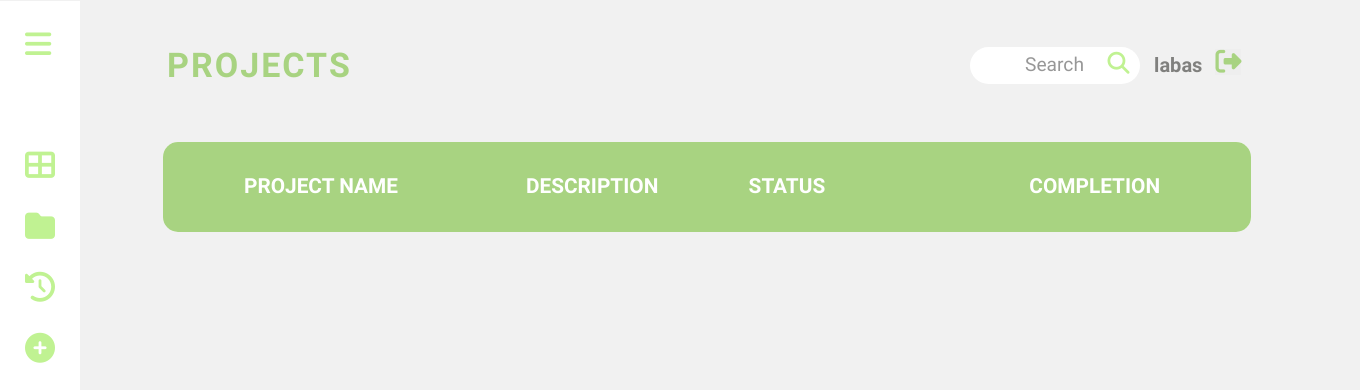
/main.php (signed in), run on an earlier commit of the app's database.
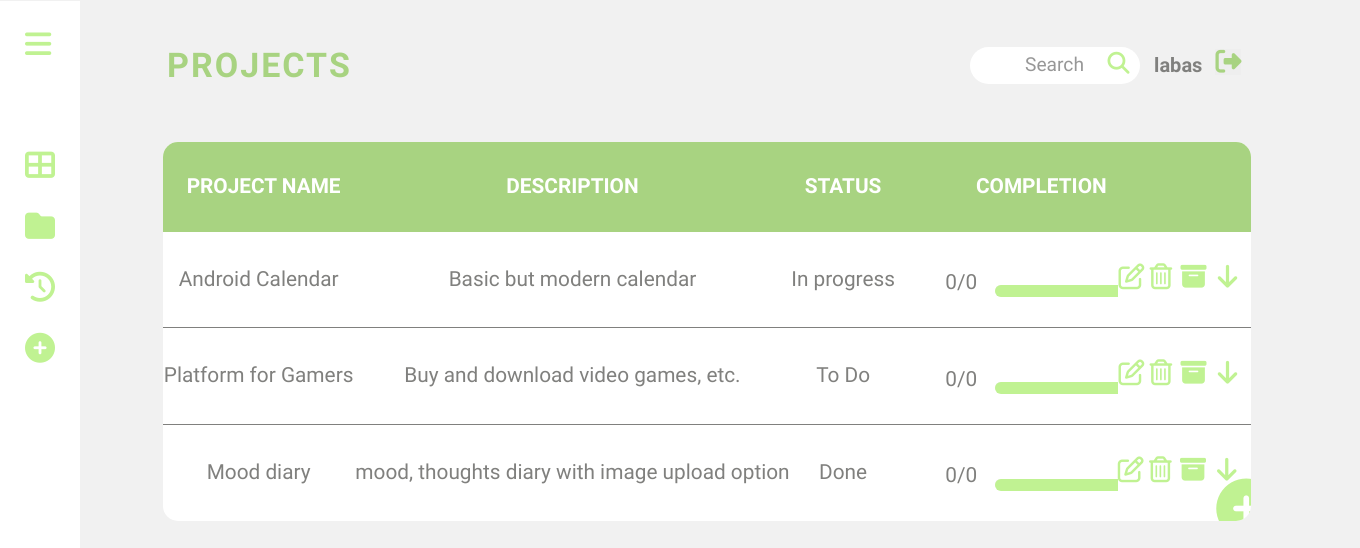
And on a later commit of the database.
### tables this page shows
CREATE TABLE `projektai` (
  `Projekto_id` int(11) NOT NULL,
  `Pavadinimas` varchar(255) NOT NULL,
  `Aprasymas` text NOT NULL,
  `Vartotojai` varchar(255) DEFAULT NULL,
  `Busena` varchar(255) NOT NULL,
  `Sukurimo_data` date NOT NULL,
  `Visos_uzduotys` int(11) NOT NULL,
  `Neatliktos_uzduotys` int(11) NOT NULL
);

### main.php (the view, shortened to what the changed rows need)
<?php
include_once('db_config.php');
?>
<!DOCTYPE html>
<html lang="en">
<head>
    <link rel="stylesheet" href="https://cdn.jsdelivr.net/npm/bootstrap@4.6.0/dist/css/bootstrap.min.css">
   <link href="css/style.css?rnd=132" rel="stylesheet">
    <link href="css/createForm.css?rnd=235" type="text/css" rel="stylesheet">
</head>
<body>
    <section>
<main>
    <?php
        try {
        $connectM = new PDO("mysql:host=$host; dbname=$dbName", $user, $pass);
        $connectM->setAttribute(PDO::ATTR_ERRMODE, PDO::ERRMODE_EXCEPTION);
        $queryM = "SELECT
            projektai.Projekto_id,
            projektai.Pavadinimas,
            projektai.Aprasymas,
            projektai.Busena,
            projektai.Sukurimo_data,
            SUM(case when uzduotys.Busena ='Done' then 1 else 0 end) as Finished_tasks,
            SUM(case when uzduotys.Busena ='To Do' then 1 else 0 end) as Todo_tasks,
            COUNT(uzduotys.Busena) as Total_tasks
        FROM projektai
        LEFT JOIN projektu_uzduotys ON projektu_uzduotys.Projekto_id = projektai.Projekto_id
        LEFT JOIN uzduotys ON uzduotys.Uzduoties_id = projektu_uzduotys.Uzduoties_id
        GROUP BY 1";
        $result = $connectM->prepare($queryM);
        $result->execute();
        $number = $result->rowCount();
        $i = 1;
        echo "<table>";
        echo "<thead>";
        echo "<tr><th class='project-name-spacing'>PROJECT NAME</th><th>DESCRIPTION</th><th>STATUS</th><th class='completion-spacing'>COMPLETION</th><th></th></tr>";
        echo "</thead>";
        while($row = $result->fetch(PDO::FETCH_ASSOC)){
            if ($i == $number)
            {
          echo "<tr>
          <td class='d-none'>".$row['Projekto_id']."</td>
          <td>".$row['Pavadinimas']."</td>
          <td>".$row['Aprasymas']."</td>
          <td>".$row['Busena']."</td>
          <td class='progresss'>
          <p class='progress-numbers'>".($row['Total_tasks'] - $row['Todo_tasks'])."/".$row['Total_tasks']."</p>
          <div class='round'><div id='progressId".$i."'></div></div><div class='hover-info'>Total: ".$row['Total_tasks'].", To do: ".$row['Todo_tasks'].", Finished: ".($row['Total_tasks'] - $row['Todo_tasks'])."</div></td>
          <td class='td-spacing'>
          <button><a href='update-process.php?Projekto_id=".$row['Projekto_id']."'>"."<i class='far fa-edit'></i></a></button>
          <button><a href='delete.php?Projekto_id=".$row['Projekto_id']."'>"."<i class='far fa-trash-alt'></i></a></button>
          <button class=\"button\"><i class='fas fa-archive'></i></button>
          <button class=\"button\"><i class='fas fa-arrow-down'></i></button>
          <button class=\"button\" id='create-button'>
          <i class='fas fa-plus-circle' id='plus-button'></i></button></td></tr>";
            break;
            }
                echo "<tr>
                <td class='d-none'>".$row['Projekto_id']."</td>
                <td class='grey-border'>".$row['Pavadinimas']."</td>
                <td class='grey-border'>".$row['Aprasymas']."</td>
                <td class='grey-border'>".$row['Busena']."</td>
                <td class='grey-border progresss'>
                <p class='progress-numbers'>".($row['Total_tasks'] - $row['Todo_tasks'])."/".$row['Total_tasks']."</p>
                <div class='round'><div id='progressId".$i."'></div></div><div class='hover-info'>Total: ".$row['Total_tasks'].", To do: ".$row['Todo_tasks'].", Finished: ".($row['Total_tasks'] - $row['Todo_tasks'])."</div></td>
                <td class='grey-border'>
                <button><a href='update-process.php?Projekto_id=".$row['Projekto_id']."'>"."<i class='far fa-edit'></i></a></button>
                <button><a href='delete.php?Projekto_id=".$row['Projekto_id']."'>"."<i class='far fa-trash-alt'></i></a></button>
                <button class=\"button\"><i class='fas fa-archive'></i></button>
                <button class=\"button\"><i class='fas fa-arrow-down'></i></button></td></tr>";
            $i++;
        }
        echo "</table>";
        echo "<br>";
    } catch (PDOException $error) {
        echo $error->getMessage();
        }
    ?>
    </main>
    </section>
    </body>
</html>

What changed in the data, as far as the page shows it:
added projektai: Pavadinimas "Android Calendar", Aprasymas "Basic but modern calendar", Busena "In progress", Todo_tasks "0", Total_tasks "0"
added projektai: Pavadinimas "Platform for Gamers", Aprasymas "Buy and download video games, etc.", Busena "To Do", Todo_tasks "0", Total_tasks "0"
added projektai: Pavadinimas "Mood diary", Aprasymas "mood, thoughts diary with image upload option", Busena "Done", Todo_tasks "0", Total_tasks "0"
